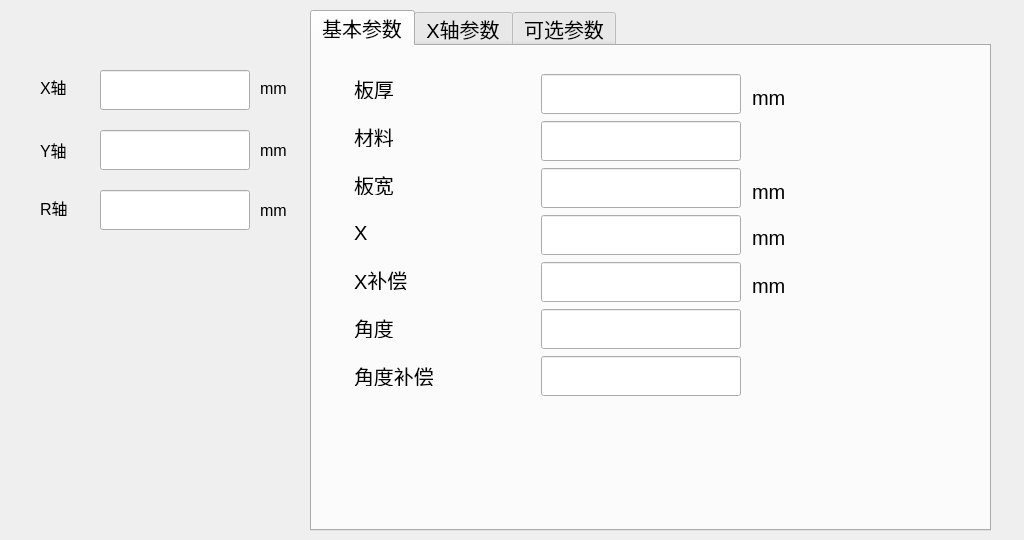
<?xml version="1.0" encoding="UTF-8"?>
<ui version="4.0">
 <class>EasyBend</class>
 <widget class="QWidget" name="EasyBend">
  <property name="geometry">
   <rect>
    <x>0</x>
    <y>0</y>
    <width>1024</width>
    <height>540</height>
   </rect>
  </property>
  <property name="cursor">
   <cursorShape>ArrowCursor</cursorShape>
  </property>
  <property name="windowTitle">
   <string>Form</string>
  </property>
  <widget class="QLabel" name="label_23">
   <property name="geometry">
    <rect>
     <x>260</x>
     <y>140</y>
     <width>41</width>
     <height>21</height>
    </rect>
   </property>
   <property name="font">
    <font>
     <pointsize>12</pointsize>
    </font>
   </property>
   <property name="text">
    <string>mm</string>
   </property>
  </widget>
  <widget class="QLabel" name="label_24">
   <property name="geometry">
    <rect>
     <x>40</x>
     <y>200</y>
     <width>55</width>
     <height>16</height>
    </rect>
   </property>
   <property name="font">
    <font>
     <pointsize>12</pointsize>
    </font>
   </property>
   <property name="text">
    <string>R轴</string>
   </property>
  </widget>
  <widget class="QLabel" name="label_20">
   <property name="geometry">
    <rect>
     <x>40</x>
     <y>79</y>
     <width>50</width>
     <height>16</height>
    </rect>
   </property>
   <property name="font">
    <font>
     <pointsize>12</pointsize>
    </font>
   </property>
   <property name="text">
    <string>X轴</string>
   </property>
  </widget>
  <widget class="QLineEdit" name="lineEdit_Y">
   <property name="geometry">
    <rect>
     <x>100</x>
     <y>130</y>
     <width>150</width>
     <height>40</height>
    </rect>
   </property>
  </widget>
  <widget class="QTabWidget" name="tabWidget_2">
   <property name="geometry">
    <rect>
     <x>310</x>
     <y>10</y>
     <width>681</width>
     <height>521</height>
    </rect>
   </property>
   <property name="font">
    <font>
     <pointsize>15</pointsize>
    </font>
   </property>
   <property name="cursor">
    <cursorShape>ArrowCursor</cursorShape>
   </property>
   <property name="currentIndex">
    <number>0</number>
   </property>
   <property name="iconSize">
    <size>
     <width>16</width>
     <height>16</height>
    </size>
   </property>
   <property name="documentMode">
    <bool>false</bool>
   </property>
   <property name="tabsClosable">
    <bool>false</bool>
   </property>
   <widget class="QWidget" name="tab_3">
    <attribute name="title">
     <string>基本参数</string>
    </attribute>
    <widget class="QLabel" name="label_26">
     <property name="geometry">
      <rect>
       <x>42</x>
       <y>33</y>
       <width>101</width>
       <height>20</height>
      </rect>
     </property>
     <property name="font">
      <font>
       <pointsize>15</pointsize>
      </font>
     </property>
     <property name="text">
      <string>板厚</string>
     </property>
    </widget>
    <widget class="QLabel" name="label_27">
     <property name="geometry">
      <rect>
       <x>42</x>
       <y>81</y>
       <width>81</width>
       <height>20</height>
      </rect>
     </property>
     <property name="font">
      <font>
       <pointsize>15</pointsize>
      </font>
     </property>
     <property name="text">
      <string>材料</string>
     </property>
    </widget>
    <widget class="QLabel" name="label_28">
     <property name="geometry">
      <rect>
       <x>42</x>
       <y>129</y>
       <width>81</width>
       <height>20</height>
      </rect>
     </property>
     <property name="font">
      <font>
       <pointsize>15</pointsize>
      </font>
     </property>
     <property name="text">
      <string>板宽</string>
     </property>
    </widget>
    <widget class="QLabel" name="label_29">
     <property name="geometry">
      <rect>
       <x>42</x>
       <y>177</y>
       <width>16</width>
       <height>20</height>
      </rect>
     </property>
     <property name="font">
      <font>
       <pointsize>15</pointsize>
      </font>
     </property>
     <property name="text">
      <string>X</string>
     </property>
    </widget>
    <widget class="QLabel" name="label_30">
     <property name="geometry">
      <rect>
       <x>42</x>
       <y>224</y>
       <width>91</width>
       <height>20</height>
      </rect>
     </property>
     <property name="font">
      <font>
       <pointsize>15</pointsize>
      </font>
     </property>
     <property name="text">
      <string>X补偿</string>
     </property>
    </widget>
    <widget class="QLabel" name="label_31">
     <property name="geometry">
      <rect>
       <x>42</x>
       <y>272</y>
       <width>81</width>
       <height>20</height>
      </rect>
     </property>
     <property name="font">
      <font>
       <pointsize>15</pointsize>
      </font>
     </property>
     <property name="text">
      <string>角度</string>
     </property>
    </widget>
    <widget class="QLabel" name="label_32">
     <property name="geometry">
      <rect>
       <x>42</x>
       <y>320</y>
       <width>181</width>
       <height>20</height>
      </rect>
     </property>
     <property name="font">
      <font>
       <pointsize>15</pointsize>
      </font>
     </property>
     <property name="text">
      <string>角度补偿</string>
     </property>
    </widget>
    <widget class="QLineEdit" name="lineEdit_thickness">
     <property name="geometry">
      <rect>
       <x>229</x>
       <y>28</y>
       <width>200</width>
       <height>40</height>
      </rect>
     </property>
    </widget>
    <widget class="QLineEdit" name="lineEdit_material_2">
     <property name="geometry">
      <rect>
       <x>229</x>
       <y>75</y>
       <width>200</width>
       <height>40</height>
      </rect>
     </property>
    </widget>
    <widget class="QLineEdit" name="lineEdit_width">
     <property name="geometry">
      <rect>
       <x>229</x>
       <y>122</y>
       <width>200</width>
       <height>40</height>
      </rect>
     </property>
    </widget>
    <widget class="QLineEdit" name="lineEdit_X_2">
     <property name="geometry">
      <rect>
       <x>229</x>
       <y>169</y>
       <width>200</width>
       <height>40</height>
      </rect>
     </property>
    </widget>
    <widget class="QLineEdit" name="lineEdit_X_correct">
     <property name="geometry">
      <rect>
       <x>229</x>
       <y>216</y>
       <width>200</width>
       <height>40</height>
      </rect>
     </property>
    </widget>
    <widget class="QLineEdit" name="lineEdit_Angle_Compensation">
     <property name="geometry">
      <rect>
       <x>229</x>
       <y>310</y>
       <width>200</width>
       <height>40</height>
      </rect>
     </property>
    </widget>
    <widget class="QLabel" name="label_33">
     <property name="geometry">
      <rect>
       <x>440</x>
       <y>44</y>
       <width>40</width>
       <height>16</height>
      </rect>
     </property>
     <property name="font">
      <font>
       <pointsize>15</pointsize>
      </font>
     </property>
     <property name="text">
      <string>mm</string>
     </property>
    </widget>
    <widget class="QLabel" name="label_34">
     <property name="geometry">
      <rect>
       <x>440</x>
       <y>136</y>
       <width>40</width>
       <height>20</height>
      </rect>
     </property>
     <property name="font">
      <font>
       <pointsize>15</pointsize>
      </font>
     </property>
     <property name="text">
      <string>mm</string>
     </property>
    </widget>
    <widget class="QLabel" name="label_35">
     <property name="geometry">
      <rect>
       <x>440</x>
       <y>182</y>
       <width>40</width>
       <height>20</height>
      </rect>
     </property>
     <property name="font">
      <font>
       <pointsize>15</pointsize>
      </font>
     </property>
     <property name="text">
      <string>mm</string>
     </property>
    </widget>
    <widget class="QLabel" name="label_36">
     <property name="geometry">
      <rect>
       <x>440</x>
       <y>232</y>
       <width>40</width>
       <height>16</height>
      </rect>
     </property>
     <property name="font">
      <font>
       <pointsize>15</pointsize>
      </font>
     </property>
     <property name="text">
      <string>mm</string>
     </property>
    </widget>
    <widget class="QLineEdit" name="lineEdit_Angle">
     <property name="geometry">
      <rect>
       <x>229</x>
       <y>263</y>
       <width>200</width>
       <height>40</height>
      </rect>
     </property>
    </widget>
   </widget>
   <widget class="QWidget" name="tab_5">
    <attribute name="title">
     <string>X轴参数</string>
    </attribute>
   </widget>
   <widget class="QWidget" name="tab_4">
    <attribute name="title">
     <string>可选参数</string>
    </attribute>
   </widget>
  </widget>
  <widget class="QLabel" name="label_22">
   <property name="geometry">
    <rect>
     <x>260</x>
     <y>80</y>
     <width>35</width>
     <height>16</height>
    </rect>
   </property>
   <property name="font">
    <font>
     <pointsize>12</pointsize>
    </font>
   </property>
   <property name="text">
    <string>mm</string>
   </property>
  </widget>
  <widget class="QLineEdit" name="lineEdit_X">
   <property name="geometry">
    <rect>
     <x>100</x>
     <y>70</y>
     <width>150</width>
     <height>40</height>
    </rect>
   </property>
  </widget>
  <widget class="QLabel" name="label_25">
   <property name="geometry">
    <rect>
     <x>40</x>
     <y>140</y>
     <width>55</width>
     <height>20</height>
    </rect>
   </property>
   <property name="font">
    <font>
     <pointsize>12</pointsize>
    </font>
   </property>
   <property name="text">
    <string>Y轴</string>
   </property>
  </widget>
  <widget class="QLabel" name="label_21">
   <property name="geometry">
    <rect>
     <x>260</x>
     <y>200</y>
     <width>31</width>
     <height>21</height>
    </rect>
   </property>
   <property name="font">
    <font>
     <pointsize>12</pointsize>
    </font>
   </property>
   <property name="text">
    <string>mm</string>
   </property>
  </widget>
  <widget class="QLineEdit" name="lineEdit_R">
   <property name="geometry">
    <rect>
     <x>100</x>
     <y>190</y>
     <width>150</width>
     <height>40</height>
    </rect>
   </property>
  </widget>
 </widget>
 <resources/>
 <connections/>
</ui>
